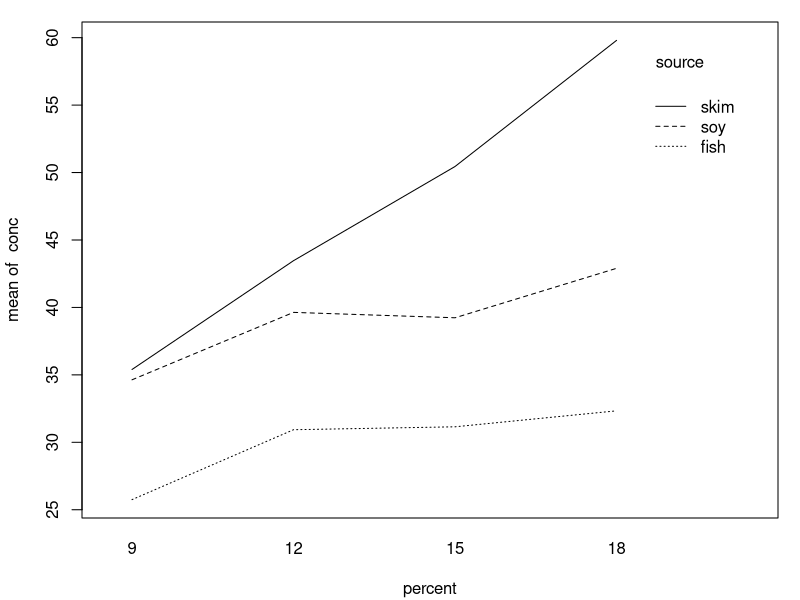
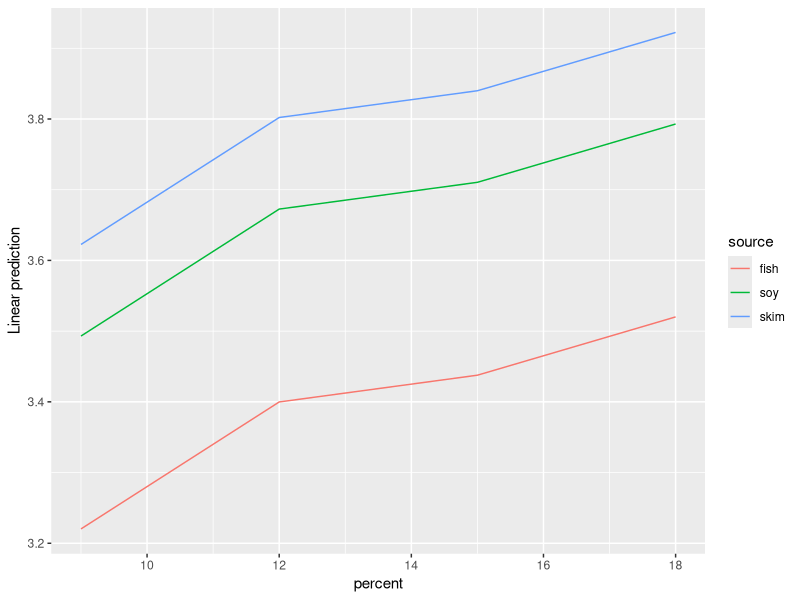
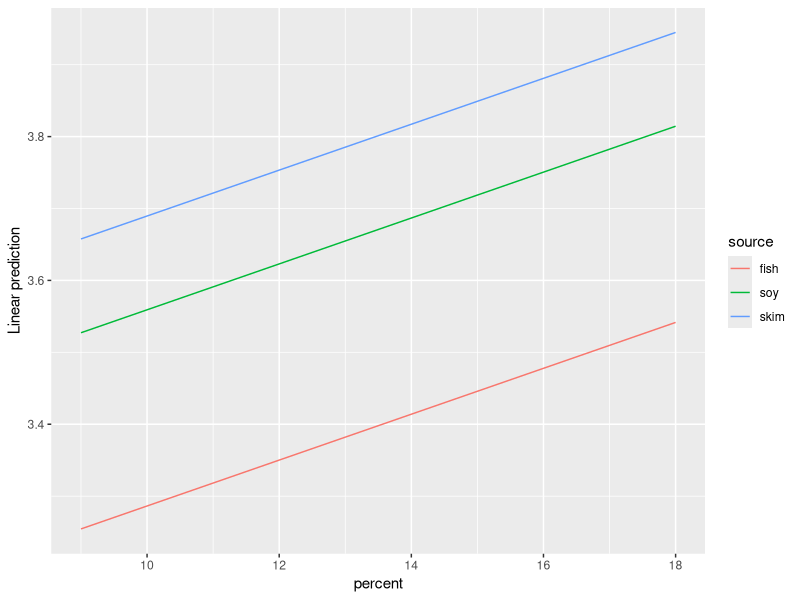
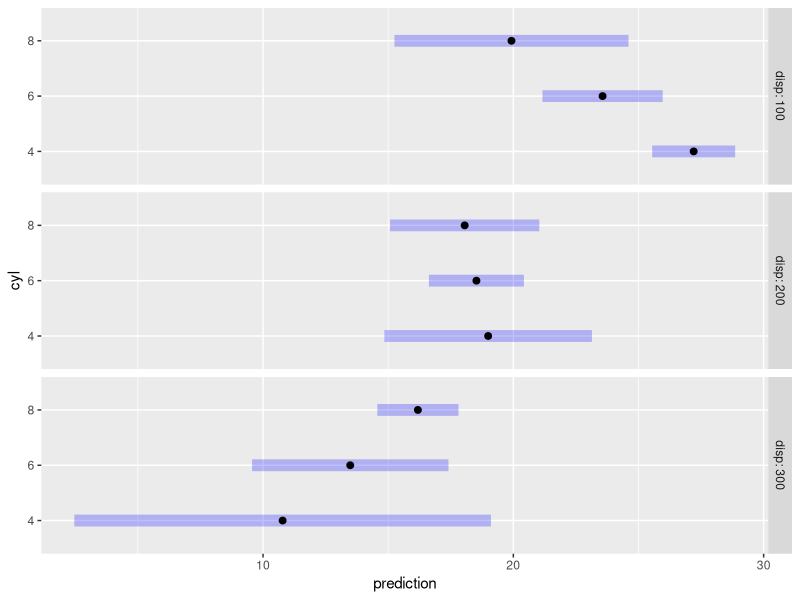
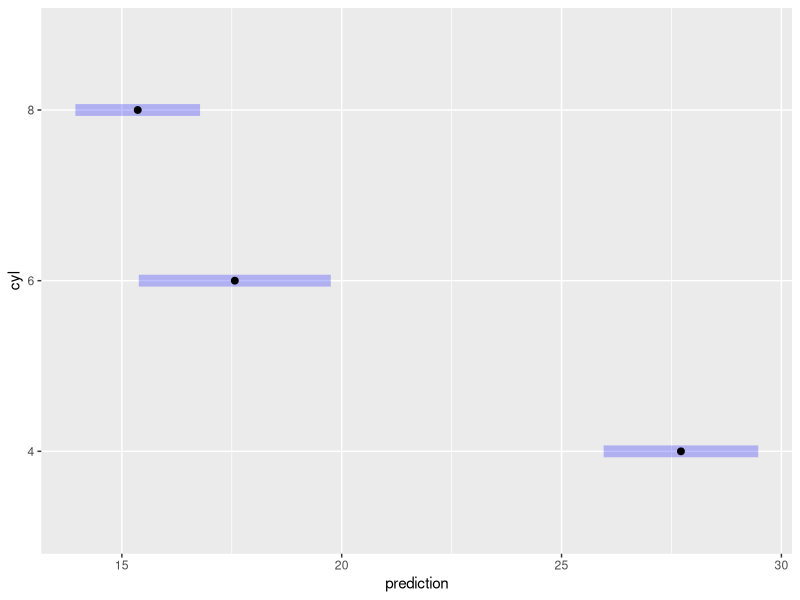

Generate these figures, in order, with R: (Note: this script raises an error after producing the figures.)
## ---- echo = FALSE, results = "hide", message = FALSE--------------------
require("emmeans")
knitr::opts_chunk$set(fig.width = 4.5, class.output = "ro")

## ---- echo = FALSE-------------------------------------------------------
par(mar = .1 + c(4, 4, 1, 1))   # reduce head space


## ------------------------------------------------------------------------
with(pigs, interaction.plot(percent, source, conc))

## ------------------------------------------------------------------------
with(pigs, tapply(conc, percent, mean))

## ------------------------------------------------------------------------
cell.means <- matrix(with(pigs, 
    tapply(conc, interaction(source, percent), mean)), 
    nrow = 3)
cell.means

## ------------------------------------------------------------------------
apply(cell.means, 2, mean)

## ------------------------------------------------------------------------
with(pigs, table(source, percent))

## ------------------------------------------------------------------------
sum(c(3, 1, 1) * cell.means[, 4]) / 5

## ------------------------------------------------------------------------
pigs.lm1 <- lm(log(conc) ~ source + factor(percent), data = pigs)

## ------------------------------------------------------------------------
ref_grid(pigs.lm1)

## ------------------------------------------------------------------------
ref_grid(pigs.lm1) @ grid

## ------------------------------------------------------------------------
pigs.lm2 <- lm(log(conc) ~ source + percent, data = pigs)
ref_grid(pigs.lm2)

## ------------------------------------------------------------------------
ref_grid(pigs.lm2) @ grid

## ------------------------------------------------------------------------
pigs.pred1 <- matrix(predict(ref_grid(pigs.lm1)), nrow = 3)
pigs.pred1

## ------------------------------------------------------------------------
apply(pigs.pred1, 1, mean) ### EMMs for source

apply(pigs.pred1, 2, mean) ### EMMs for percent

## ------------------------------------------------------------------------
predict(ref_grid(pigs.lm2))

## ------------------------------------------------------------------------
emmeans(pigs.lm1, "percent")

## ------------------------------------------------------------------------
ref_grid(pigs.lm2, cov.keep = "percent")

## ------------------------------------------------------------------------
ref_grid(pigs.lm2, cov.reduce = range)

## ------------------------------------------------------------------------
mtcars.lm <- lm(mpg ~ disp * cyl, data = mtcars)
ref_grid(mtcars.lm)

## ------------------------------------------------------------------------
mtcars.rg <- ref_grid(mtcars.lm, cov.keep = 3,
                      at = list(disp = c(100, 200, 300)))
mtcars.rg

## ------------------------------------------------------------------------
mtcars.1 <- lm(mpg ~ factor(cyl) + disp + I(disp^2), data = mtcars)
emmeans(mtcars.1, "cyl")

## ------------------------------------------------------------------------
mtcars <- transform(mtcars, 
                    Cyl = factor(cyl),
                    dispsq = disp^2)
mtcars.2 <- lm(mpg ~ Cyl + disp + dispsq, data = mtcars)
emmeans(mtcars.2, "Cyl")

## ------------------------------------------------------------------------
ref_grid(mtcars.1)
ref_grid(mtcars.2)

## ------------------------------------------------------------------------
emmeans(mtcars.2, "Cyl", at = list(dispsq = 230.72^2))

## ------------------------------------------------------------------------
emmip(pigs.lm1, source ~ percent)
emmip(ref_grid(pigs.lm2, cov.reduce = FALSE), source ~ percent)

## ------------------------------------------------------------------------
plot(mtcars.rg, by = "disp")

## ------------------------------------------------------------------------
mtcars.rg_d.c <- ref_grid(mtcars.lm, at = list(cyl = c(4,6,8)),
                          cov.reduce = disp ~ cyl)
mtcars.rg_d.c @ grid

## ----fig.height = 1.5----------------------------------------------------
plot(mtcars.rg_d.c)

## ------------------------------------------------------------------------
require("ggplot2")
emmip(pigs.lm1, ~ percent | source, CIs = TRUE) +
    geom_point(aes(x = factor(percent), y = log(conc)), data = pigs, pch = 2, color = "blue")

## ------------------------------------------------------------------------
emmeans(pigs.lm1, "percent", weights = "cells")

## ------------------------------------------------------------------------
pigs.lm3 <- lm(log(conc) ~ factor(percent), data = pigs)
emmeans(pigs.lm3, "percent")

## ------------------------------------------------------------------------
MOats.lm <- lm (yield ~ Block + Variety, data = MOats)
ref_grid (MOats.lm, mult.name = "nitro")

## ------------------------------------------------------------------------
pigs.rg <- ref_grid(pigs.lm1)
class(pigs.rg)

pigs.emm.s <- emmeans(pigs.rg, "source")
class(pigs.emm.s)

## ------------------------------------------------------------------------
pigs.rg

pigs.emm.s

## ------------------------------------------------------------------------
str(pigs.emm.s)

## ------------------------------------------------------------------------
class(summary(pigs.emm.s))
